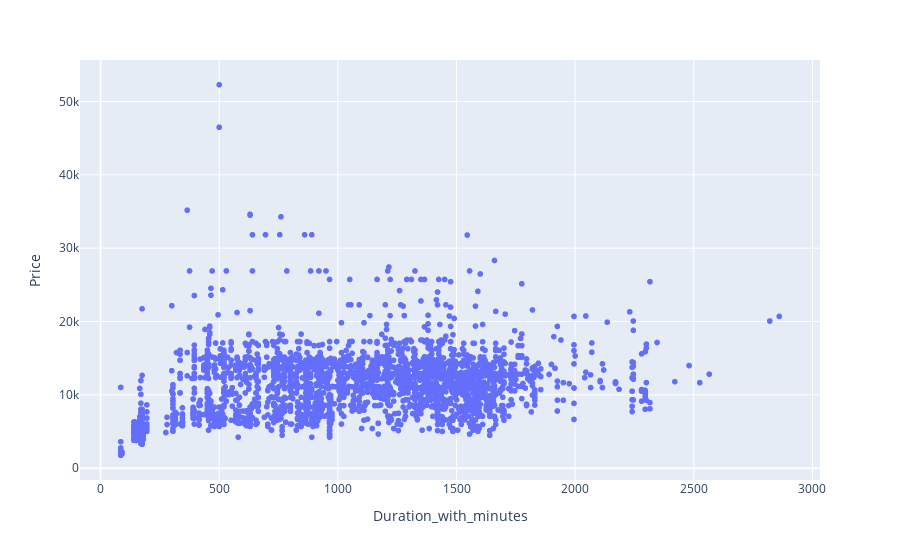

The code cell stored with this chart in its notebook:
### Code cell
px.scatter(data_frame=df,x="Duration_with_minutes",y="Price")

### Figure 1 — Plotly figure (JSON) as saved in the notebook; plotly's stock layout.template omitted (floating-point values rounded to 4 significant figures; data arrays with more than 128 entries replaced by an {"elided": "..."} marker saying what was removed)
{"data": [{"hovertemplate": "Duration_with_minutes=%{x}<br>Price=%{y}<extra></extra>", "legendgroup": "", "marker": {"color": "#636efa", "symbol": "circle"}, "mode": "markers", "name": "", "showlegend": false, "type": "scattergl", "x": {"elided": "3835 int values"}, "xaxis": "x", "y": {"elided": "3835 int values"}, "yaxis": "y"}], "layout": {"legend": {"tracegroupgap": 0}, "margin": {"t": 60}, "xaxis": {"anchor": "y", "domain": [0, 1], "title": {"text": "Duration_with_minutes"}}, "yaxis": {"anchor": "x", "domain": [0, 1], "title": {"text": "Price"}}}}
